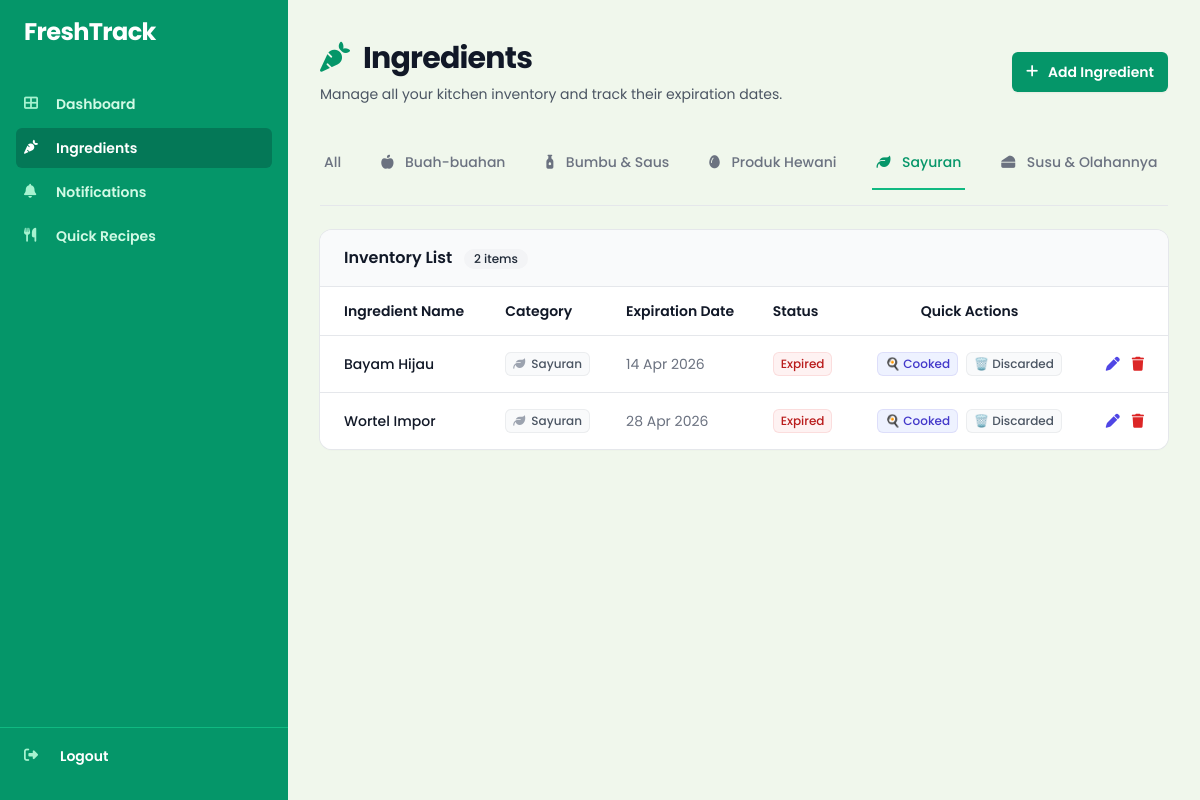
The app's page /pages/inventories.php?category=9b0b9c2a-362c-11f1-a656-fc702eba7aae (signed in) with its own data.
### tables this page shows
CREATE TABLE `categories` (
  `id` varchar(36) NOT NULL,
  `nama_categories` varchar(50) NOT NULL,
  `icon` varchar(50) NOT NULL
);

CREATE TABLE `inventories` (
  `id` varchar(36) NOT NULL,
  `user_id` varchar(36) NOT NULL,
  `category_id` varchar(36) NOT NULL,
  `nama_bahan` varchar(100) NOT NULL,
  `tanggal_kadaluarsa` date NOT NULL,
  `created_at` timestamp NOT NULL DEFAULT current_timestamp(),
  `updated_at` timestamp NOT NULL DEFAULT current_timestamp() ON UPDATE current_timestamp()
);

### pages/inventories.php (the view, shortened to what this page needs)
<?php
include __DIR__ . '/../config/connection.php';
$user_id = $_SESSION['user_id'];
$cats = $connection->query("SELECT * FROM categories ORDER BY nama_categories");
$categories = $cats->fetch_all(MYSQLI_ASSOC);
$filter = $_GET['category'] ?? 'all';
$query = "SELECT i.*, c.nama_categories, c.icon,
          DATEDIFF(i.tanggal_kadaluarsa, CURDATE()) AS days_left
          FROM inventories i
          JOIN categories c ON i.category_id = c.id
          WHERE i.user_id = ?";
if ($filter !== 'all') {
    $query .= " AND i.category_id = ?";
}
$query .= " ORDER BY i.tanggal_kadaluarsa ASC";
$stmt = $connection->prepare($query);
if ($filter !== 'all') {
    $stmt->bind_param("ss", $user_id, $filter);
} else {
    $stmt->bind_param("s", $user_id);
}
$stmt->execute();
$items = $stmt->get_result()->fetch_all(MYSQLI_ASSOC);
$stmt2 = $connection->prepare("SELECT reminder_day FROM users WHERE id = ?");
$stmt2->bind_param("s", $user_id);
$stmt2->execute();
$reminder_day = $stmt2->get_result()->fetch_assoc()['reminder_day'] ?? 3;
?>
<?php require_once __DIR__ . '/../includes/header.php'; ?>
<div>
    <?php require_once __DIR__ . '/../includes/sidebar.php'; ?>
    <main class="py-10 lg:pl-72">
      <div class="px-4 sm:px-6 lg:px-8 max-w-7xl mx-auto">
        <div class="sm:flex sm:items-center sm:justify-between mb-8">
            <div>
                <h1 class="text-3xl font-bold tracking-tight text-gray-900"><i class="fas fa-carrot text-emerald-600 mr-2"></i> Ingredients</h1>
                <p class="mt-2 text-sm text-gray-600">Manage all your kitchen inventory and track their expiration dates.</p>
            </div>
            <div class="mt-4 sm:mt-0">
                <button type="button" onclick="openAddModal()" class="inline-flex items-center gap-x-2 rounded-md bg-emerald-600 px-3.5 py-2.5 text-sm font-semibold text-white shadow-sm hover:bg-emerald-500 focus-visible:outline focus-visible:outline-2 focus-visible:outline-offset-2 focus-visible:outline-emerald-600">
                    <i class="fas fa-plus -ml-0.5 size-4"></i>
                    Add Ingredient
                </button>
            </div>
        </div>
        <div class="mb-6 border-b border-gray-200 pb-4">
            <nav class="-mb-px flex space-x-4 sm:space-x-8 overflow-x-auto" aria-label="Tabs">
                <a href="?category=all" class="<?= $filter === 'all' ? 'border-emerald-500 text-emerald-600' : 'border-transparent text-gray-500 hover:border-gray-300 hover:text-gray-700' ?> whitespace-nowrap border-b-2 px-1 py-4 text-sm font-medium transition-colors">
                    All
                </a>
                <?php foreach ($categories as $cat): ?>
                <a href="?category=<?= $cat['id'] ?>" class="<?= $filter === $cat['id'] ? 'border-emerald-500 text-emerald-600' : 'border-transparent text-gray-500 hover:border-gray-300 hover:text-gray-700' ?> whitespace-nowrap border-b-2 px-1 py-4 text-sm font-medium transition-colors">
                    <i class="fas <?= htmlspecialchars($cat['icon']) ?> mr-2"></i> <?= htmlspecialchars($cat['nama_categories']) ?>
                </a>
                <?php endforeach; ?>
            </nav>
        </div>
        <div class="bg-white shadow-sm ring-1 ring-gray-200 sm:rounded-xl overflow-hidden">
            <div class="border-b border-gray-200 bg-gray-50 px-4 py-4 sm:px-6">
                <h3 class="text-base font-semibold text-gray-900">Inventory List <span class="ml-2 inline-flex items-center rounded-full bg-gray-100 px-2.5 py-0.5 text-xs font-medium text-gray-800"><?= count($items) ?> items</span></h3>
            </div>
            <?php if (empty($items)): ?>
            <div class="text-center py-16">
                <div class="mx-auto flex h-12 w-12 items-center justify-center rounded-full bg-emerald-100">
                    <i class="fas fa-box-open text-emerald-600 text-xl"></i>
                </div>
                <h3 class="mt-4 text-sm font-semibold text-gray-900">No ingredients</h3>
                <p class="mt-2 text-sm text-gray-500">Get started by clicking "Add Ingredient" above.</p>
            </div>
            <?php else: ?>
            <div class="overflow-x-auto">
                <table class="min-w-full divide-y divide-gray-200">
                    <thead class="bg-white">
                        <tr>
                            <th scope="col" class="py-3.5 pl-4 pr-3 text-left text-sm font-semibold text-gray-900 sm:pl-6">Ingredient Name</th>
                            <th scope="col" class="px-3 py-3.5 text-left text-sm font-semibold text-gray-900">Category</th>
                            <th scope="col" class="px-3 py-3.5 text-left text-sm font-semibold text-gray-900">Expiration Date</th>
                            <th scope="col" class="px-3 py-3.5 text-left text-sm font-semibold text-gray-900">Status</th>
                            <th scope="col" class="px-3 py-3.5 text-center text-sm font-semibold text-gray-900">Quick Actions</th>
                            <th scope="col" class="relative py-3.5 pl-3 pr-4 sm:pr-6"><span class="sr-only">Edit</span></th>
                        </tr>
                    </thead>
                    <tbody class="divide-y divide-gray-200 bg-white">
                    <?php foreach ($items as $item):
                        $d = $item['days_left'];
                        if ($d < 0) {
                            $badge_class = 'bg-red-50 text-red-700 ring-red-600/10';
                            $label = 'Expired';
                        } elseif ($d <= $reminder_day) {
                            $badge_class = 'bg-red-50 text-red-700 ring-red-600/10';
                            $label = "Critical ($d days)";
                        } elseif ($d <= $reminder_day + 3) {
                            $badge_class = 'bg-yellow-50 text-yellow-800 ring-yellow-600/20';
                            $label = "Soon ($d days)";
                        } else {
                            $badge_class = 'bg-emerald-50 text-emerald-700 ring-emerald-600/20';
                            $label = "Safe ($d days)";
                        }
                    ?>
                    <tr class="hover:bg-gray-50 transition-colors">
                        <td class="whitespace-nowrap py-4 pl-4 pr-3 text-sm font-medium text-gray-900 sm:pl-6"><?= htmlspecialchars($item['nama_bahan']) ?></td>
                        <td class="whitespace-nowrap px-3 py-4 text-sm text-gray-500">
                            <span class="inline-flex items-center rounded-md bg-gray-50 px-2 py-1 text-xs font-medium text-gray-600 ring-1 ring-inset ring-gray-500/10">
                                <i class="fas <?= htmlspecialchars($item['icon']) ?> mr-1.5 text-gray-400"></i> <?= htmlspecialchars($item['nama_categories']) ?>
                            </span>
                        </td>
                        <td class="whitespace-nowrap px-3 py-4 text-sm text-gray-500"><?= date('d M Y', strtotime($item['tanggal_kadaluarsa'])) ?></td>
                        <td class="whitespace-nowrap px-3 py-4 text-sm text-gray-500">
                            <span class="inline-flex items-center rounded-md px-2 py-1 text-xs font-medium ring-1 ring-inset <?= $badge_class ?>"><?= $label ?></span>
                        </td>
                        <td class="whitespace-nowrap px-3 py-4 text-sm text-gray-500 text-center">
                            <div class="flex items-center justify-center gap-2">
                                <form method="POST" action="/Kuis-ResponsiPWD/FreshTrack/actions/edit_inventories.php" class="inline">
                                    <button type="submit" class="inline-flex items-center rounded-md bg-indigo-50 px-2 py-1 text-xs font-medium text-indigo-700 ring-1 ring-inset ring-indigo-700/10 hover:bg-indigo-100 transition-colors" title="Cooked">🍳 Cooked</button>
                                </form>
                                <form method="POST" action="/Kuis-ResponsiPWD/FreshTrack/actions/edit_inventories.php" class="inline">
                                    <button type="submit" class="inline-flex items-center rounded-md bg-gray-50 px-2 py-1 text-xs font-medium text-gray-600 ring-1 ring-inset ring-gray-500/10 hover:bg-gray-100 transition-colors" title="Discarded">🗑️ Discarded</button>
                                </form>
                            </div>
                        </td>
                        <td class="relative whitespace-nowrap py-4 pl-3 pr-4 text-right text-sm font-medium sm:pr-6">
                            <div class="flex items-center justify-end gap-3">
                                <button onclick="openEditModal('<?= $item['id'] ?>', '<?= htmlspecialchars($item['nama_bahan'], ENT_QUOTES) ?>', '<?= $item['category_id'] ?>', '<?= $item['tanggal_kadaluarsa'] ?>')" class="text-indigo-600 hover:text-indigo-900 transition-colors">
                                    <i class="fas fa-pen"></i><span class="sr-only">Edit</span>
                                </button>
                                <button onclick="confirmDelete('<?= $item['id'] ?>', '<?= htmlspecialchars($item['nama_bahan'], ENT_QUOTES) ?>')" class="text-red-600 hover:text-red-900 transition-colors">
                                    <i class="fas fa-trash"></i><span class="sr-only">Delete</span>
                                </button>
                            </div>
                        </td>
                    </tr>
                    <?php endforeach; ?>
                    </tbody>
                </table>
            </div>
            <?php endif; ?>
        </div>
      </div>
    </main>
</div>
</body>
</html>

### css/style.css (style rules this page uses)
:root { --bg-body: #f0f7ec; --bg-hero: #cce1c6; --bg-card: #ffffff; --bg-sidebar: #2d5a27; --bg-sidebar-hover: #3a7033; --bg-sidebar-active: #1e3d1a; --primary: #4a7046; --primary-dark: #385a34; --primary-light: #6b9e66; --accent: #8bc34a; --text-heading: #1a2e19; --text-body: #4b5e4b; --text-light: #ffffff; --text-muted: #7a8f7a; --border: #d4e4cf; --border-light: #e8f0e4; --danger: #e74c3c; --danger-light: #fdecea; --warning: #f39c12; --warning-light: #fef9e7; --success: #27ae60; --success-light: #eafaf1; --info: #3498db; --info-light: #ebf5fb; --shadow-sm: 0 1px 3px rgba(0, 0, 0, 0.08); --shadow-md: 0 4px 12px rgba(0, 0, 0, 0.1); --shadow-lg: 0 8px 30px rgba(0, 0, 0, 0.12); --radius-sm: 8px; --radius-md: 12px; --radius-lg: 16px; --radius-xl: 20px; --transition: all 0.3s cubic-bezier(0.4, 0, 0.2, 1); }
*, *::before, *::after { box-sizing: border-box; margin: 0; padding: 0; }
body { font-family: 'Poppins', sans-serif; background-color: var(--bg-body); color: var(--text-body); line-height: 1.6; -webkit-font-smoothing: antialiased; }
a { text-decoration: none; color: inherit; }
button { cursor: pointer; font-family: inherit; }

### records on screen
categories: nama_categories "Buah-buahan"
categories: nama_categories "Bumbu & Saus"
categories: nama_categories "Produk Hewani"
categories: nama_categories "Sayuran"
categories: nama_categories "Susu & Olahannya"
inventories: nama_bahan "Bayam Hijau", category.nama_categories "Sayuran", tanggal_kadaluarsa "14 Apr 2026", label "Expired"
inventories: nama_bahan "Wortel Impor", category.nama_categories "Sayuran", tanggal_kadaluarsa "28 Apr 2026", label "Expired"

### other values on screen
count($items) "2"
